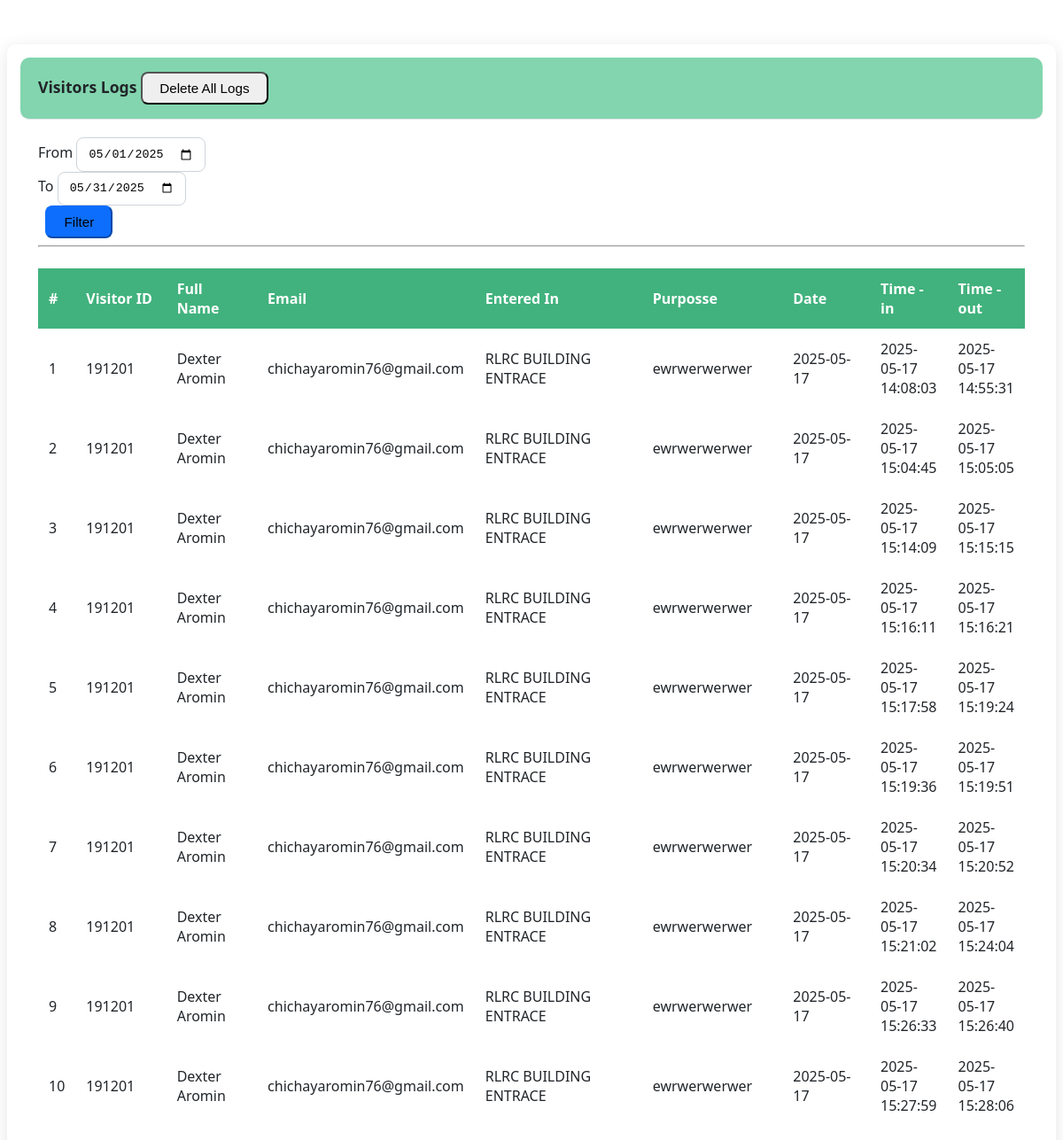
Before: /visitor_logs.php with the older database file.
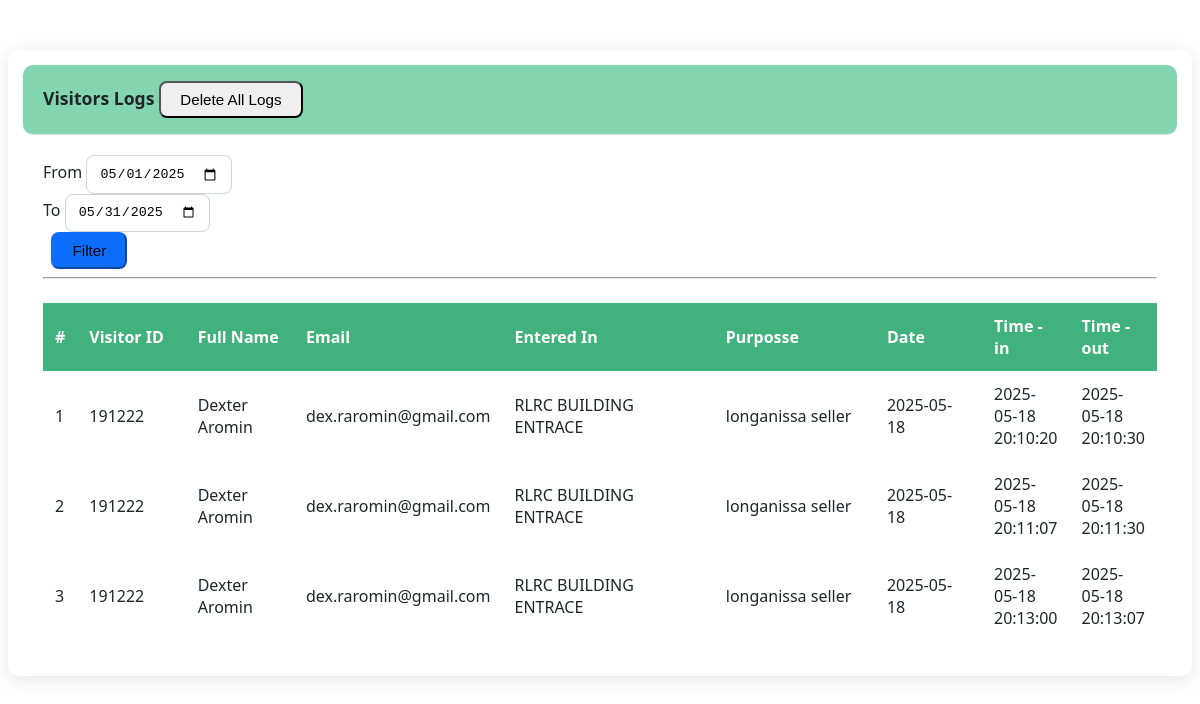
After: the same page with the newer database file.
### tables this page shows
CREATE TABLE `visitor_logs` (
  `log_id` int(11) NOT NULL,
  `visitor_id` int(11) NOT NULL,
  `establishment_id` int(11) NOT NULL,
  `time_in` datetime NOT NULL,
  `time_out` datetime DEFAULT NULL
);

CREATE TABLE `visitors` (
  `visitor_id` int(11) NOT NULL,
  `full_name` varchar(50) NOT NULL,
  `contact_number` varchar(11) NOT NULL,
  `email` varchar(50) NOT NULL,
  `purpose` text NOT NULL,
  `establishment_id` int(25) NOT NULL,
  `created_at` date NOT NULL,
  `token` varchar(32) NOT NULL,
  `token_expiry` datetime NOT NULL,
  `imagePath` varchar(255) NOT NULL
);

CREATE TABLE `establishments` (
  `id` int(30) NOT NULL,
  `name` text NOT NULL,
  `address` text NOT NULL
);

### visitor_logs.php (the view, shortened to what this page needs)
<?php
include 'db_connect.php'; ?>
<!DOCTYPE html>
<html>
<head>
    <link rel="stylesheet" href="page-css/visitor_logs.css">
</head>
<body>
<div class="container-fluid">
	<div class="col-lg-12">
		<div class="row">
			<div class="col-md-12">
				<div class="card">
					<div class="card-header d-flex flex-wrap justify-content-between align-items-center">
						<b>Visitors Logs</b>
						<span class="d-flex flex-wrap gap-2 mt-2 mt-md-0">
							<button class="btn btn-danger btn-sm mr-2" type="button" id="clear_logs">
								<i class="fa fa-trash"></i> Delete All Logs
							</button>
						</span>
					</div>
					<div class="card-body">
						<div class="row form-group">
							<div class="col-md-4">
								<label for="" class="control-label">From</label>
								<input type="date" class="form-control" name="from"
									value="<?php echo isset($_GET['from']) ? date('Y-m-d', strtotime($_GET['from'])) : date('Y-m-d', strtotime(date('Y-m-1'))); ?>"
									required>
							</div>
							<div class="col-md-4">
								<label for="" class="control-label">To</label>
								<input type="date" class="form-control" name="to"
									value="<?php echo isset($_GET['to']) ? date('Y-m-d', strtotime($_GET['to'])) : date('Y-m-d', strtotime(date('Y-m-1') . " +1 month - 1 day")); ?>"
									required>
							</div>
							<div class="col-md-2">
								<label for="" class="control-label">&nbsp</label>
								<button class="btn btn-primary btn-block" id="filter" type="button">Filter</button>
							</div>
						</div>
						<hr>
						<div class="table-responsive">
							<table class="table table-bordered table-condensed table-hover">
								<colgroup>
									<col width="2%">
									<col width="10%">
									<col width="10%">
									<col width="15%">
									<col width="20%">
									<col width="15%">
									<col width="10%">
								</colgroup>
								<thead>
									<tr>
										<th class="text-center">#</th>
										<th class="">Visitor ID</th>
										<th class="">Full Name</th>
										<th class="">Email</th>
										<th class="">Entered In</th>
										<th class="">Purposse</th>
										<th class="">Date</th>
										<th class="">Time - in</th>
										<th class="">Time - out</th>
									</tr>
								</thead>
								<tbody>
									<?php
									$i = 1;
									$from = isset($_GET['from']) ? date('Y-m-d', strtotime($_GET['from'])) : date('Y-m-d', strtotime(date('Y-m-1')));
									$to = isset($_GET['to']) ? date('Y-m-d', strtotime($_GET['to'])) : date('Y-m-d', strtotime(date('Y-m-1') . " +1 month - 1 day"));
									$ewhere = '';
                                        $tracks = $conn->query(
                                        "SELECT
                                            v.visitor_id,
                                            v.full_name,
                                            v.contact_number,
                                            v.email,
                                            v.purpose,
                                            v.establishment_id AS v_establishment_id,
                                            v.created_at,
                                            v.token,
                                            v.token_expiry,
                                            l.log_id,
                                            e.name AS establishment_name, -- join and select the name
                                            l.time_in,
                                            l.time_out
                                        FROM visitors v
                                        INNER JOIN visitor_logs l ON v.visitor_id = l.visitor_id
                                        LEFT JOIN establishments e ON l.establishment_id = e.id
                                        WHERE DATE(v.created_at) BETWEEN '{$from}' AND '{$to}' $ewhere
                                        ORDER BY v.created_at DESC"
                                        );
									while ($row = $tracks->fetch_assoc()):
										?>
										<tr>
											<td class="text-center"><?php echo $i++ ?></td>
											<td class="">
												<p> <?php echo $row['visitor_id'] ?></p>
											</td>
											<td class="">
												<p> <?php echo ucwords($row['full_name']) ?></p>
											</td>
											<td class="">
												<p> <?php echo $row['email'] ?></p>
											</td>
											<td class="">
												<p><?php echo htmlspecialchars($row['establishment_name'] ?? 'Unknown') ?></p>
											</td>
											<td class="">
												<p> <?php echo $row['purpose'] ?></p>
											</td>
											<td class="">
												<p> <?php echo $row['created_at'] ?></p>
											</td>
											<td class="">
												<p> <?php echo $row['time_in'] ?></p>
											</td>
											<td class="">
												<p> <?php echo ucwords($row['time_out']) ?></p>
											</td>
										</tr>
									<?php endwhile; ?>
								</tbody>
							</table>
						</div>
					</div>
				</div>
			</div>
		</div>
	</div>
</div>
</body>
</html>

### page-css/visitor_logs.css (style rules this page uses)
body { font-family: 'Segoe UI', Tahoma, Geneva, Verdana, sans-serif; background-color: white; color: #212529; }
.card { border: 1.2px solidrgb(169, 169, 169); box-shadow: 0 4px 20px rgba(0, 0, 0, 0.1); background-color: white; padding: 15px; border-radius: 10px; margin-top: 50px; }
.card-header { background-color:rgb(130, 213, 174); border-bottom: 1px solid #dee2e6; font-weight: 600; font-size: 1.1rem; padding: 1rem 1.25rem; border-radius: 10px; }
.card-body { padding: 1.25rem; }
label { font-weight: 500; margin-bottom: 0.5rem; }
input[type="date"], .form-control, select { border-radius: 8px; border: 1px solid #ced4da; padding: 0.6rem 0.75rem; }
.btn { border-radius: 8px; font-size: 0.95rem; padding: 0.5rem 1.2rem; transition: all 0.3s ease; }
.btn-primary { background-color: #0d6efd; border-color: #0d6efd; }
table { width: 100%; border-collapse: collapse; margin-top: 1rem; }
th, td { padding: 0.75rem; border-bottom: 1px solidrgb(75, 238, 91); }
th { background-color:rgb(65, 178, 125); font-weight: 600; text-align: left; color: white; }
.table-responsive { overflow-x: auto; }
td { vertical-align: middle !important; }
td p { margin: unset }

Changed rows visible on the page:
removed visitor_logs: visitor.visitor_id "191201", visitor.full_name "Dexter Aromin", visitor.email "chichayaromin76@gmail.com", establishment.name "RLRC BUILDING ENTRACE", visitor.purpose "ewrwerwerwer", visitor.created_at "2025-05-17", time_in "2025-05-17 14:08:03", time_out "2025-05-17 14:55:31"
removed visitor_logs: visitor.visitor_id "191201", visitor.full_name "Dexter Aromin", visitor.email "chichayaromin76@gmail.com", establishment.name "RLRC BUILDING ENTRACE", visitor.purpose "ewrwerwerwer", visitor.created_at "2025-05-17", time_in "2025-05-17 15:04:45", time_out "2025-05-17 15:05:05"
removed visitor_logs: visitor.visitor_id "191201", visitor.full_name "Dexter Aromin", visitor.email "chichayaromin76@gmail.com", establishment.name "RLRC BUILDING ENTRACE", visitor.purpose "ewrwerwerwer", visitor.created_at "2025-05-17", time_in "2025-05-17 15:14:09", time_out "2025-05-17 15:15:15"
removed visitor_logs: visitor.visitor_id "191201", visitor.full_name "Dexter Aromin", visitor.email "chichayaromin76@gmail.com", establishment.name "RLRC BUILDING ENTRACE", visitor.purpose "ewrwerwerwer", visitor.created_at "2025-05-17", time_in "2025-05-17 15:16:11", time_out "2025-05-17 15:16:21"
removed visitor_logs: visitor.visitor_id "191201", visitor.full_name "Dexter Aromin", visitor.email "chichayaromin76@gmail.com", establishment.name "RLRC BUILDING ENTRACE", visitor.purpose "ewrwerwerwer", visitor.created_at "2025-05-17", time_in "2025-05-17 15:17:58", time_out "2025-05-17 15:19:24"
removed visitor_logs: visitor.visitor_id "191201", visitor.full_name "Dexter Aromin", visitor.email "chichayaromin76@gmail.com", establishment.name "RLRC BUILDING ENTRACE", visitor.purpose "ewrwerwerwer", visitor.created_at "2025-05-17", time_in "2025-05-17 15:19:36", time_out "2025-05-17 15:19:51"
removed visitor_logs: visitor.visitor_id "191201", visitor.full_name "Dexter Aromin", visitor.email "chichayaromin76@gmail.com", establishment.name "RLRC BUILDING ENTRACE", visitor.purpose "ewrwerwerwer", visitor.created_at "2025-05-17", time_in "2025-05-17 15:20:34", time_out "2025-05-17 15:20:52"
removed visitor_logs: visitor.visitor_id "191201", visitor.full_name "Dexter Aromin", visitor.email "chichayaromin76@gmail.com", establishment.name "RLRC BUILDING ENTRACE", visitor.purpose "ewrwerwerwer", visitor.created_at "2025-05-17", time_in "2025-05-17 15:21:02", time_out "2025-05-17 15:24:04"
removed visitor_logs: visitor.visitor_id "191201", visitor.full_name "Dexter Aromin", visitor.email "chichayaromin76@gmail.com", establishment.name "RLRC BUILDING ENTRACE", visitor.purpose "ewrwerwerwer", visitor.created_at "2025-05-17", time_in "2025-05-17 15:26:33", time_out "2025-05-17 15:26:40"
removed visitor_logs: visitor.visitor_id "191201", visitor.full_name "Dexter Aromin", visitor.email "chichayaromin76@gmail.com", establishment.name "RLRC BUILDING ENTRACE", visitor.purpose "ewrwerwerwer", visitor.created_at "2025-05-17", time_in "2025-05-17 15:27:59", time_out "2025-05-17 15:28:06"
added visitor_logs: visitor.visitor_id "191222", visitor.full_name "Dexter Aromin", visitor.email "dex.raromin@gmail.com", establishment.name "RLRC BUILDING ENTRACE", visitor.purpose "longanissa seller", visitor.created_at "2025-05-18", time_in "2025-05-18 20:10:20", time_out "2025-05-18 20:10:30"
added visitor_logs: visitor.visitor_id "191222", visitor.full_name "Dexter Aromin", visitor.email "dex.raromin@gmail.com", establishment.name "RLRC BUILDING ENTRACE", visitor.purpose "longanissa seller", visitor.created_at "2025-05-18", time_in "2025-05-18 20:11:07", time_out "2025-05-18 20:11:30"
added visitor_logs: visitor.visitor_id "191222", visitor.full_name "Dexter Aromin", visitor.email "dex.raromin@gmail.com", establishment.name "RLRC BUILDING ENTRACE", visitor.purpose "longanissa seller", visitor.created_at "2025-05-18", time_in "2025-05-18 20:13:00", time_out "2025-05-18 20:13:07"
